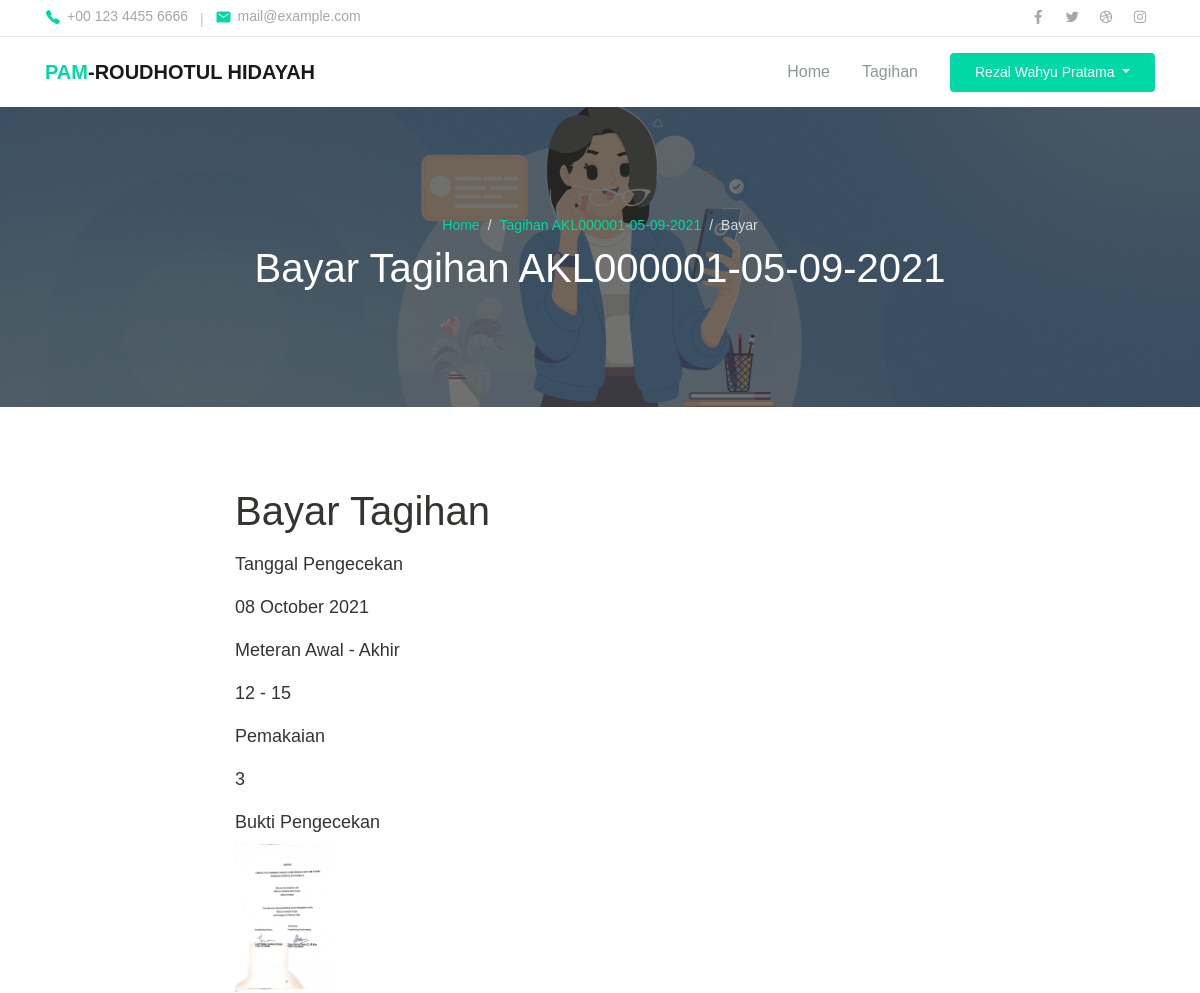
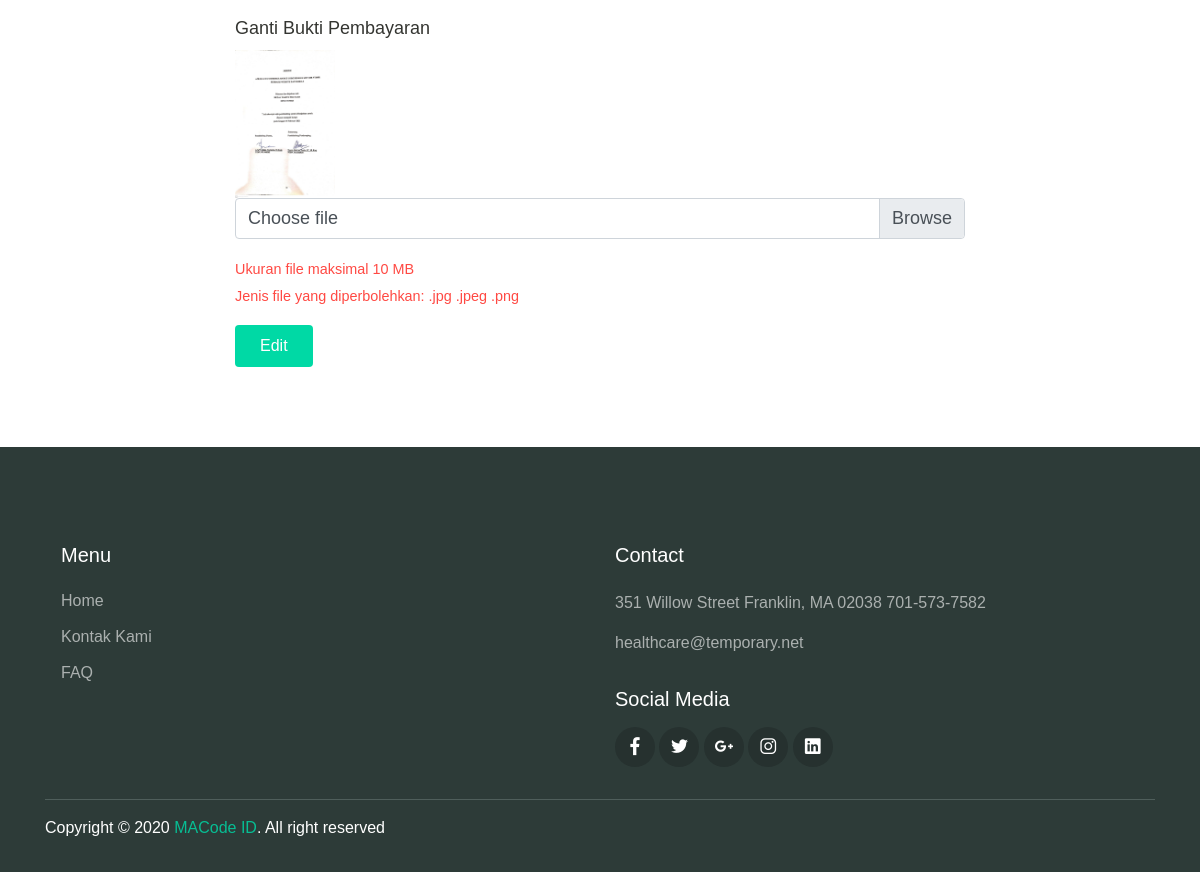
Screenshot of /pelanggan/tagihan_edit.php?id=3 (signed in) with the database file from the repository (2 pictures, top to bottom).
### tables this page shows
CREATE TABLE `pelanggan` (
  `id` int(10) NOT NULL,
  `id_pelanggan` varchar(10) NOT NULL,
  `nama` char(40) NOT NULL,
  `dusun` int(4) NOT NULL,
  `rt` int(3) NOT NULL,
  `rw` int(3) NOT NULL,
  `no_rumah` int(4) NOT NULL,
  `no_hp` varchar(13) NOT NULL,
  `level` varchar(20) NOT NULL,
  `code` varchar(10) NOT NULL,
  `qrcode` varchar(500) NOT NULL
);

CREATE TABLE `tagihan` (
  `id` int(10) NOT NULL,
  `id_tagihan` varchar(21) NOT NULL,
  `id_pelanggan` varchar(10) NOT NULL,
  `nama` char(40) NOT NULL,
  `tgl_cek` date NOT NULL,
  `awal` int(3) NOT NULL,
  `akhir` int(3) NOT NULL,
  `pemakaian` int(5) NOT NULL,
  `tagihan` int(7) NOT NULL,
  `status` enum('butuh bayar','butuh konfirmasi','lunas') NOT NULL,
  `metode_bayar` enum('transfer','petugas') DEFAULT NULL,
  `tgl_bayar` timestamp NULL DEFAULT NULL,
  `petugas_verifikasi` varchar(50) DEFAULT NULL,
  `file` varchar(500) DEFAULT NULL,
  `foto_meteran` varchar(500) NOT NULL,
  `create_at` timestamp NOT NULL DEFAULT current_timestamp()
);

### pelanggan/tagihan_edit.php (the view, shortened to what this page needs)
<?php
    $thisPage = 'akun';
    include '../config/koneksi.php';
    $id_pelanggan = $_SESSION['pamrh_id_pelanggan'];
    $query_pelanggan_login = mysqli_query($koneksi, "SELECT * FROM pelanggan WHERE id='$id_pelanggan'");
    $pelanggan_login = mysqli_fetch_assoc($query_pelanggan_login);
    $id_tagihan = $_GET['id'];
    $query_data_tagihan = mysqli_query($koneksi, "SELECT * FROM tagihan WHERE id='$id_tagihan'");
    $data_tagihan = mysqli_fetch_array($query_data_tagihan);
    include 'layout/header.php';
?>
    <div class="page-banner overlay-dark bg-image" style="background-image: url('../assets/img/gmb-4.png');">
        <div class="banner-section">
            <div class="container text-center wow fadeInUp">
                <nav aria-label="Breadcrumb">
                    <ol class="breadcrumb breadcrumb-dark bg-transparent justify-content-center py-0 mb-2">
                        <li class="breadcrumb-item"><a href="index.php">Home</a></li>
                        <li class="breadcrumb-item"><a href="tagihan.php">Tagihan <?php echo $data_tagihan['id_tagihan']; ?></a></li>
                        <li class="breadcrumb-item active" aria-current="page">Bayar</li>
                    </ol>
                </nav>
                <h1 class="font-weight-normal">Bayar Tagihan <?php echo $data_tagihan['id_tagihan']; ?></h1>
            </div>
        </div>
    </div>
    <div class="page-section">
        <div class="container">
            <div class="row justify-content-center">
                <div class="col-md-8 wow fadeInUp">
                    <h1 class="mb-3">Bayar Tagihan</h1>
                    <div class="text-lg">
                        <form method="POST" enctype="multipart/form-data" action="function/edit_tagihan.php">
                            <div class="form-group">
                                <label for="exampleInputEmail1">Tanggal Pengecekan</label>
                                <div class="col-12 m-0 p-0 mt-2"><?php echo date('d F Y', strtotime($data_tagihan['tgl_cek'])); ?></div>
                            </div>
                            <div class="form-group">
                                <label for="exampleInputEmail1">Meteran Awal - Akhir</label>
                                <div class="col-12 m-0 p-0 mt-2"><?php echo $data_tagihan['awal'].' - '.$data_tagihan['akhir']; ?></div>
                            </div>
                            <div class="form-group">
                                <label for="exampleInputEmail1">Pemakaian</label>
                                <div class="col-12 m-0 p-0 mt-2"><?php echo $data_tagihan['pemakaian']; ?></div>
                            </div>
                            <div class="form-group">
                                <label for="exampleInputPassword1">Bukti Pengecekan</label><br>
                                <a class="example-image-link" href="../assets/img/meteran/<?php echo $data_tagihan['foto_meteran']; ?>" data-lightbox="example-set"><img class="example-image" style="width: 100px" src="../assets/img/meteran/<?php echo $data_tagihan['foto_meteran']; ?>" alt=""/></a>
                            </div>
                            <div class="form-group">
                                <label for="exampleInputPassword1">Ganti Bukti Pembayaran</label><br>
                                <a class="example-image-link" href="../assets/img/meteran/<?php echo $data_tagihan['foto_meteran']; ?>" data-lightbox="example-set"><img class="example-image" style="width: 100px" src="../assets/img/meteran/<?php echo $data_tagihan['foto_meteran']; ?>" alt=""/></a>
                                <div class="input-group mb-3">
                                    <div class="custom-file">
                                        <label class="custom-file-label" for="inputGroupFile01">Choose file</label>
                                    </div>
                                </div>
                                <small class="text-danger">
                                    Ukuran file maksimal 10 MB<br>
                                    Jenis file yang diperbolehkan: .jpg .jpeg .png
                                </small>
                            </div>
                            <button type="submit" class="btn btn-primary">Edit</button>
                        </form>
                    </div>
                </div>
            </div>
        </div>
    </div>
<?php
include_once('layout/footer.php');
?>

### pelanggan/layout/header.php (shortened to what this page needs)
<!DOCTYPE html>
<html lang="en">
<head>
  <link rel="stylesheet" href="../assets/assets/css/maicons.css">
  <link rel="stylesheet" href="../assets/assets/css/bootstrap.css">
  <link rel="stylesheet" href="../assets/assets/vendor/owl-carousel/css/owl.carousel.css">
  <link rel="stylesheet" href="../assets/assets/vendor/animate/animate.css">
  <link rel="stylesheet" href="../assets/assets/css/theme.css">
  <link rel="stylesheet" href="https://cdn.jsdelivr.net/npm/sweetalert2@11.1.4/dist/sweetalert2.min.css">
  <link rel="stylesheet" href="https://cdn.datatables.net/1.11.0/css/dataTables.bootstrap4.min.css">
  <link rel="stylesheet" href="../assets/assets/vendor/lightbox2/dist/css/lightbox.min.css">
</head>
<body>
  <header>
    <div class="topbar">
      <div class="container">
        <div class="row">
          <div class="col-sm-8 text-sm">
            <div class="site-info">
              <a href="#"><span class="mai-call text-primary"></span> +00 123 4455 6666</a>
              <span class="divider">|</span>
              <a href="#"><span class="mai-mail text-primary"></span> mail@example.com</a>
            </div>
          </div>
          <div class="col-sm-4 text-right text-sm">
            <div class="social-mini-button">
              <a href="#"><span class="mai-logo-facebook-f"></span></a>
              <a href="#"><span class="mai-logo-twitter"></span></a>
              <a href="#"><span class="mai-logo-dribbble"></span></a>
              <a href="#"><span class="mai-logo-instagram"></span></a>
            </div>
          </div>
        </div>
      </div>
    </div>
    <nav class="navbar navbar-expand-lg navbar-light shadow-sm">
      <div class="container">
        <a class="navbar-brand" href="#"><span class="text-primary">PAM</span>-ROUDHOTUL HIDAYAH</a>
        <div class="collapse navbar-collapse" id="navbarSupport">
          <ul class="navbar-nav ml-auto">
            <li class="nav-item <?php if($thisPage == 'home') echo 'active'; ?>">
              <a class="nav-link" href="index.php">Home</a>
            </li>
            <li class="nav-item <?php if($thisPage == 'tagihan') echo 'active'; ?>">
              <a class="nav-link" href="tagihan.php">Tagihan</a>
            </li>
            <li class="nav-item">
              <?php if(isset($pelanggan_login))
              {
              ?>
              <div class="dropdown">
                <button class="btn btn btn-primary ml-lg-3 dropdown-toggle" type="button" id="dropdownMenuButton" data-toggle="dropdown" aria-haspopup="true" aria-expanded="false">
                  <?php echo $pelanggan_login['nama']; ?>
                </button>
              </div>
              <?php
              }
              else {
              ?>
              <a class="btn btn-primary ml-lg-3" href="../login.php">Login</a>
              <?php
              }
              ?>
            </li>
          </ul>
        </div>
      </div>
    </nav>
  </header>

### assets/assets/css/theme.css (style rules this page uses)
:root { --primary: #00D9A5; --accent: #FF3D85; --secondary: #4E5AFE; --warning: #EED818; --info: #05B4E1; --danger: #FF4943; --success: #96C93D; --dark: #343531; --light: #F5F9F6; --cs: #596261; --grey: #6E807A; }
body { font-family: "Source Sans Pro", sans-serif; line-height: 1.5; color: #343531; }
a { color: #07be94; text-decoration: none; background-color: transparent; }
.text-sm { font-size: 14px !important; }
.text-lg { font-size: 18px !important; }
.text-primary { color: #00D9A5 !important; }
.text-danger { color: #FF4943 !important; }
.btn-primary { color: #fff; background-color: #00D9A5; border-color: transparent; }
.topbar { border-bottom: 1px solid #E8EEE4; }
.topbar .row { align-items: center; min-height: 36px; }
.topbar .site-info a { display: inline-flex; align-items: center; color: #A1AAA7; }
.topbar .site-info a span { font-size: 16px; margin-right: 6px; }
.topbar .site-info .divider { margin-left: 8px; margin-right: 8px; color: #BEC8B8; }
.topbar .social-mini-button a { display: inline-block; padding: 4px 8px; color: #A1AAA7; }
.btn { padding: 8px 24px; }
.breadcrumb { background-color: #f8f9fa; }
.breadcrumb-dark .breadcrumb-item a { color: #00D9A5; }
.breadcrumb-dark .breadcrumb-item + .breadcrumb-item::before { display: inline-block; padding-right: 0.5rem; color: rgba(255, 255, 255, 0.8); content: "/"; }
.breadcrumb-dark .breadcrumb-item.active { color: rgba(255, 255, 255, 0.8); }
.navbar { min-height: 70px; }
.navbar-brand { font-weight: 600; padding-top: 10px; padding-bottom: 10px; }
.navbar-nav { margin-top: 10px; border-top: 1px solid #E8EEE4; flex-shrink: 0; }
.navbar-nav .nav-link { transition: all .2s ease; }
.navbar-nav .btn { font-size: 14px; }
.navbar-light .navbar-nav .nav-link { color: rgba(110, 128, 122, 0.8); }
@media (min-width: 992px) { .navbar-expand-lg .navbar-nav { margin-top: 0; border-top: none; } }
@media (min-width: 992px) { .navbar-expand-lg .navbar-nav .nav-link { padding-right: 16px; padding-left: 16px; } }
@media (min-width: 992px) { .navbar-expand-lg .navbar-nav { align-items: center; } }
.bg-image { position: relative; background-position: center center; background-size: cover; background-repeat: no-repeat; }
.bg-image > * { position: relative; z-index: 10; }
.page-section { position: relative; padding-top: 80px; padding-bottom: 80px; overflow: hidden; }
.page-banner { position: relative; height: 300px; z-index: 10; }
.page-hero.overlay-dark::before, .page-banner.overlay-dark::before { content: ""; position: absolute; top: 0; left: 0; width: 100%; height: 100%; background: rgba(52, 53, 49, 0.7); z-index: 1; }
.page-banner .breadcrumb-item, .page-banner .breadcrumb-item a { font-size: 14px; }
.hero-section, .banner-section { position: relative; display: -ms-flexbox; display: flex; -ms-flex-align: center; align-items: center; -ms-flex-pack: center; justify-content: center; height: 100%; color: #ffffff; z-index: 10; }

### rows the page displays
pelanggan: nama "Rezal Wahyu Pratama"
tagihan: id_tagihan "AKL000001-05-09-2021", tgl_cek "08 October 2021", awal "12", akhir "15", pemakaian "3", foto_meteran (picture)
